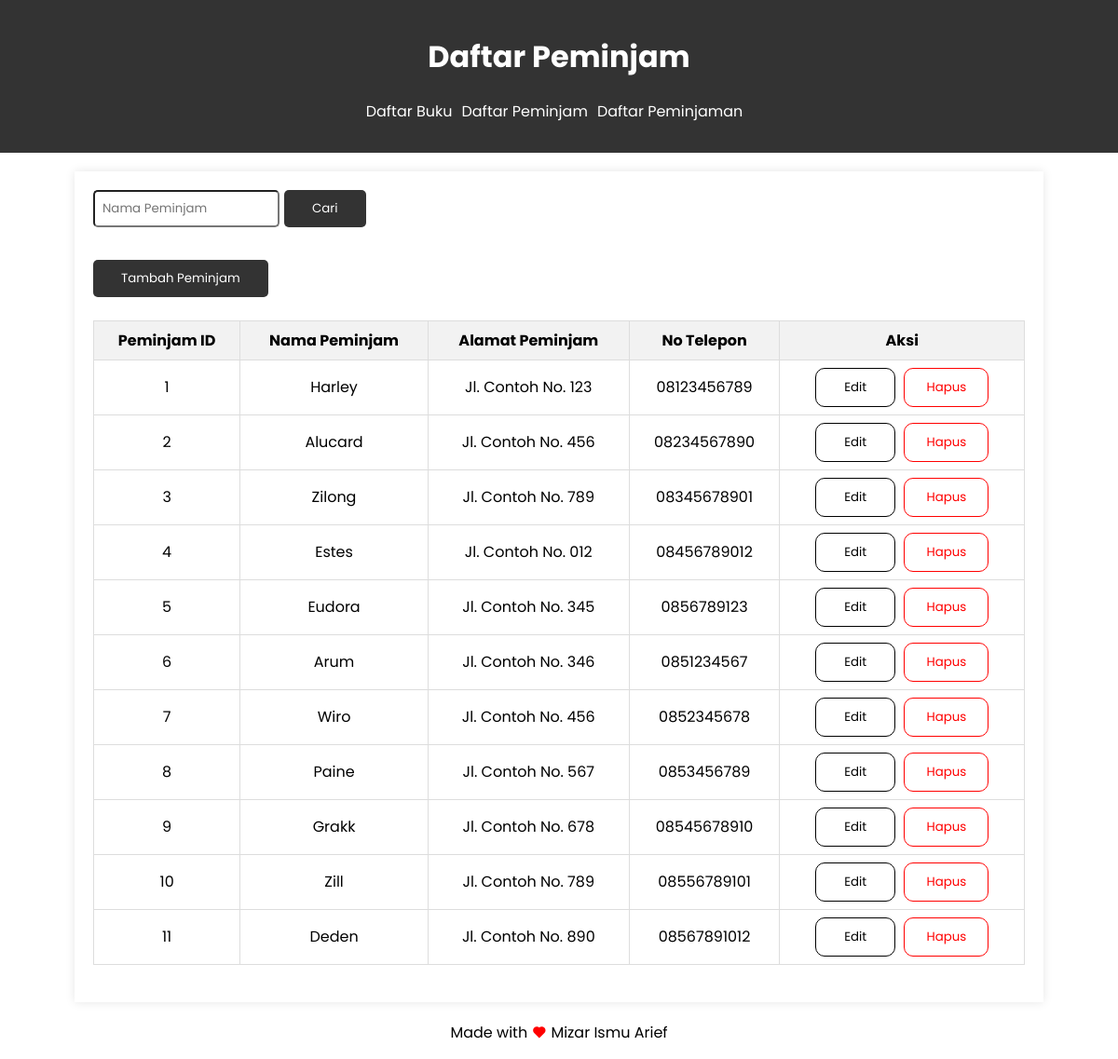
The app's page /peminjam/peminjam.php with its own data.
### tables this page shows
CREATE TABLE `peminjam` (
  `PeminjamID` int(11) NOT NULL,
  `NamaPeminjam` varchar(255) NOT NULL,
  `Alamat` varchar(255) DEFAULT NULL,
  `NoTelepon` varchar(15) DEFAULT NULL
);

### peminjam/peminjam.php (the view, shortened to what this page needs)
<!DOCTYPE html>
<html lang="en">
<head>
    <link rel="stylesheet" href="../css/styles.css">
    <link href="https://cdn.jsdelivr.net/npm/remixicon@4.1.0/fonts/remixicon.css" rel="stylesheet" />
</head>
<body>
    <header>
        <h1>Daftar Peminjam</h1>
        <nav>
            <ul>
                <li><a href="../index.php">Daftar Buku</a></li>
                <li><a href="peminjam.php">Daftar Peminjam</a></li>
                <li><a href="../peminjaman/peminjaman.php">Daftar Peminjaman</a></li>
            </ul>
        </nav>
    </header>
    <section>
        <form action="peminjam.php" method="GET" class="search-form">
            <div class="search-container">
                <input type="text" id="search" name="search" placeholder="Nama Peminjam" value="<?php echo isset($_GET['search']) ? $_GET['search'] : ''; ?>">
                <button type="submit" class="btn-cari">Cari</button>
            </div>
        </form>
        <a href="tambah_peminjam.php"><button>Tambah Peminjam</button></a>
        <br><br>
        <table class="responsive-table">
            <tr>
                <th>Peminjam ID</th>
                <th>Nama Peminjam</th>
                <th>Alamat Peminjam</th>
                <th>No Telepon</th>
                <th>Aksi</th>
            </tr>
            <?php
            include('../config/koneksi.php');
            $search = isset($_GET['search']) ? $_GET['search'] : '';
            $query = "SELECT * FROM peminjam WHERE NamaPeminjam LIKE '%$search%'";
            $result = mysqli_query($koneksi, $query);
            while ($row = mysqli_fetch_assoc($result)) {
                echo "<tr>";
                echo "<td>" . $row['PeminjamID'] . "</td>";
                echo "<td>" . $row['NamaPeminjam'] . "</td>";
                echo "<td>" . $row['Alamat'] . "</td>";
                echo "<td>" . $row['NoTelepon'] . "</td>";
                echo "<td>";
                echo "<a href='edit_peminjam.php?id=" . $row['PeminjamID'] . "'><button class='edit-btn'>Edit</button></a> ";
                echo "<a href='#' onclick='hapusPeminjam(" . $row['PeminjamID'] . ")'><button class='hapus-btn'>Hapus</button></a>";
                echo "</td>";
                echo "</tr>";
            }
            ?>
        </table>
    </section>
    <div class="footer-love">
        <p>Made with <i class="ri-heart-fill"></i> Mizar Ismu Arief</p>
    </div>
</body>
</html>

### css/styles.css (style rules this page uses)
* { font-family: 'Poppins', sans-serif; }
body { margin: 0; padding: 0; }
header { background-color: #333; color: #fff; text-align: center; padding: 1em 0; }
nav ul { list-style-type: none; padding: 0; display: flex; justify-content: center; }
nav li { margin-right: 20px; }
nav a { text-decoration: none; color: #fff; }
section { max-width: 800px; margin: 20px auto; padding: 20px; box-shadow: 0 0 10px rgba(0, 0, 0, 0.1); }
.search-form { margin-bottom: 20px; }
table { width: 100%; border-collapse: collapse; margin-bottom: 20px; }
th, td { border: 1px solid #ddd; padding: 8px; text-align: left; }
th { background-color: #f2f2f2; }
.responsive-table { overflow-x: auto; }
.search-form { display: flex; align-items: center; }
.btn-cari { margin-left: 5px; }
.edit-btn { background-color: white; color: black; border: 1px solid black; border-radius: 10px; margin-right: 5px; }
.hapus-btn { background-color: white; color: red; border: 1px solid red; border-radius: 10px; padding: 10px 23px; }
th, td { text-align: center; }
.footer-love p { text-align: center; }
.ri-heart-fill { color: red; }
body { font-family: Arial, sans-serif; margin: 0; padding: 0; }
nav li { margin-right: 10px; }
section { max-width: 1000px; margin: 20px auto; padding: 20px; box-shadow: 0 0 10px rgba(0, 0, 0, 0.1); }
input { width: 100%; padding: 8px; box-sizing: border-box; border-radius: 5px; }
.edit-btn { background-color: white; color: black; border: 1px solid black; border-radius: 10px; }
button { background-color: #333; color: #fff; padding: 10px 30px; border: none; cursor: pointer; border-radius: 5px; }
.search-container { display: flex; margin-bottom: 15px; }
input { width: 200px; padding: 8px; box-sizing: border-box; }

### records on screen
peminjam: PeminjamID "1", NamaPeminjam "Harley", Alamat "Jl. Contoh No. 123", NoTelepon "08123456789"
peminjam: PeminjamID "2", NamaPeminjam "Alucard", Alamat "Jl. Contoh No. 456", NoTelepon "08234567890"
peminjam: PeminjamID "3", NamaPeminjam "Zilong", Alamat "Jl. Contoh No. 789", NoTelepon "08345678901"
peminjam: PeminjamID "4", NamaPeminjam "Estes", Alamat "Jl. Contoh No. 012", NoTelepon "08456789012"
peminjam: PeminjamID "5", NamaPeminjam "Eudora", Alamat "Jl. Contoh No. 345", NoTelepon "0856789123"
peminjam: PeminjamID "6", NamaPeminjam "Arum", Alamat "Jl. Contoh No. 346", NoTelepon "0851234567"
peminjam: PeminjamID "7", NamaPeminjam "Wiro", Alamat "Jl. Contoh No. 456", NoTelepon "0852345678"
peminjam: PeminjamID "8", NamaPeminjam "Paine", Alamat "Jl. Contoh No. 567", NoTelepon "0853456789"
peminjam: PeminjamID "9", NamaPeminjam "Grakk", Alamat "Jl. Contoh No. 678", NoTelepon "08545678910"
peminjam: PeminjamID "10", NamaPeminjam "Zill", Alamat "Jl. Contoh No. 789", NoTelepon "08556789101"
peminjam: PeminjamID "11", NamaPeminjam "Deden", Alamat "Jl. Contoh No. 890", NoTelepon "08567891012"
